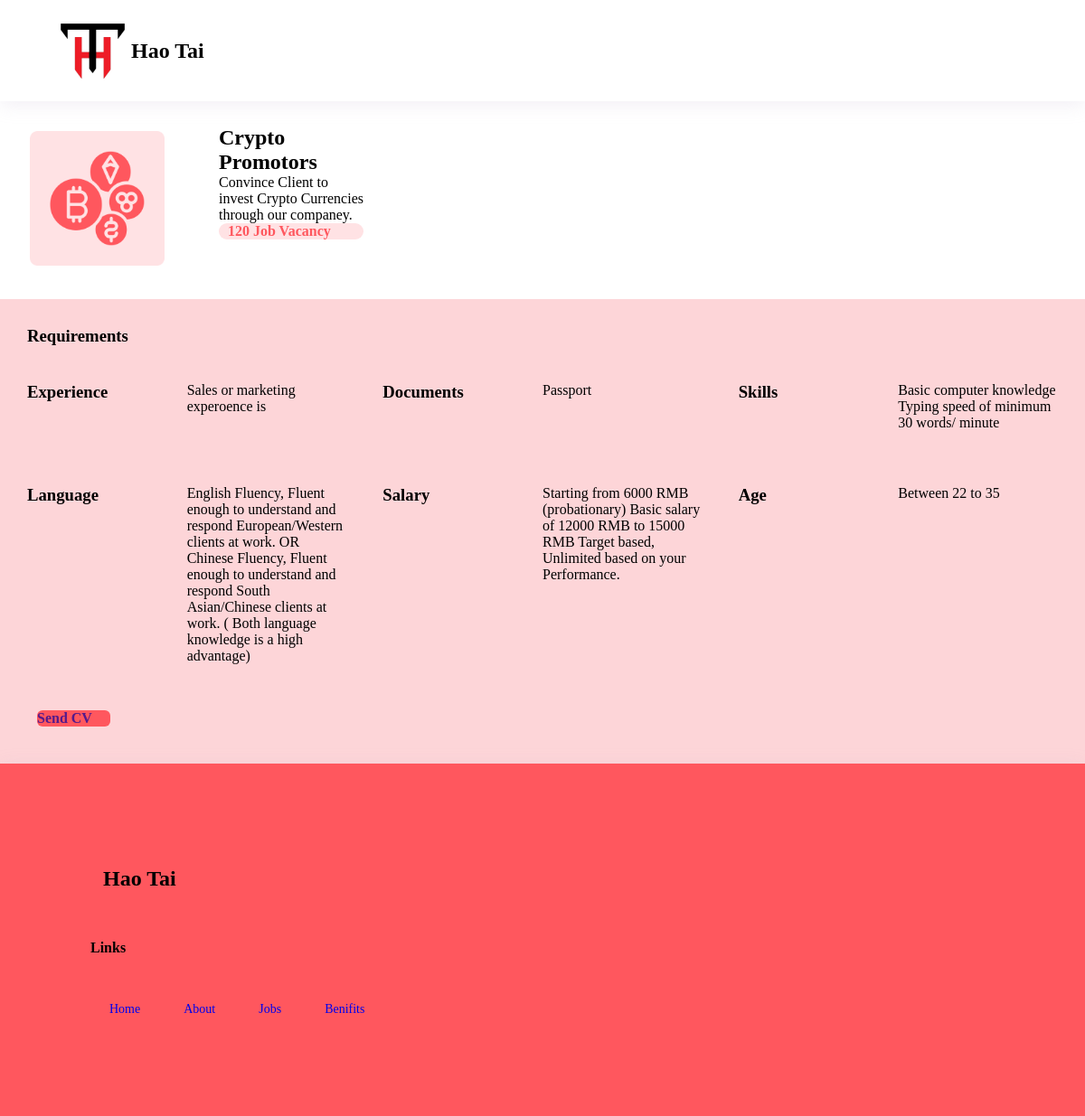
Page /benefits/1 on the committed database.
### home/models.py (models this page shows)
class Jobsection(models.Model):
    images = models.ImageField(upload_to='Jobsection')
    title = models.CharField(max_length=200)
    descreption = models.TextField()
    vaccency = models.IntegerField()
    experience = models.TextField()
    document = models.TextField()
    skill = models.TextField()
    language = models.TextField()
    salary = models.TextField()
    age = models.TextField()
    Categories = models.ForeignKey('Categories', on_delete=models.CASCADE, related_name='jobs')
    def __str__(self):
        return self.title

### home/views.py (the view)
# urls.py: path('benefits/<int:id>', views.benefits,name = "benefits"),
def benefits(request,id):
    sect = Jobsection.objects.get(id=id)
    print(sect)
    context = {
        'sect':sect
    }
    return render(request, 'benefits.html',context)

### templates/benefits.html (shortened to what this page needs)
{%extends 'base.html'%}
{%load static%}
{%block content%}
    <section class="cateframes">
        <div class="box1">
            <div class="boximg">
                <img src={{sect.images.url}} alt="">
            </div>
             <div class="box0">
                 <h2 class="crypton">{{sect.title}}</h2>
                 <p>{{sect.descreption}}</p>
                 <a href="#"><h4 class="cl">{{sect.vaccency}} Job Vacancy</h4></a>
             </div>
        </div>
    </section>
    <section class="boxthree">
        <div class="benefits1">
            <h3>Requirements</h3>
        </div>
        <div class="boxthreefull">
            <div class="beforearrival">
                <div><h3>Experience</h3></div>
                <div>
                    <ul>
                        <li>{{sect.experience}}</li>
                    </ul>
                </div>
            </div>
            <div class="beforearrival">
                <div> <h3> Documents</h3> </div>
                <div>
                    <ul>
                        <li>{{sect.document}}</li>
                    </ul>
                </div>
            </div>
            <div class="beforearrival">
                <div> <h3>Skills</h3></div>
                <div>
                    <ul>
                        <li>{{sect.skill}}</li>
                    </ul>
                </div>
            </div>
        </div>
    </section>
    <section class="boxthree">
    <div class="boxthreefull">
        <div class="beforearrival">
            <div><h3>Language</h3></div>
            <div>
                <ul>
                    <li>{{sect.language}}</li>
                </ul>
            </div>
        </div>
        <div class="beforearrival">
            <div> <h3> Salary</h3> </div>
            <div>
                <ul>
                    <li>{{sect.salary}}</li>
                </ul>
            </div>
        </div>
        <div class="beforearrival">
            <div> <h3>Age</h3></div>
            <div>
                <ul>
                    <li>Between 22 to 35</li>
                </ul>
            </div>
        </div>
        <a href="" ><h4 class="sendcv"><b> Send CV </b></h4></a>
    </div>
    </section>
    {%endblock%}

### static/style.css (style rules this page uses)
* { margin: 0; padding: 0; }
a { text-decoration: none; }
.cateframes { display: grid; grid-template-columns: repeat(3 ,2fr); }
.cl { background: #FFE2E4; border-radius: 43px; width: 150px; color: #FF575E; padding-left:10px }
.boxthree { display: grid; background-color: #fdd5d8; padding: 86px; }
.benefits1 { margin: 10px; padding: 10px; }
.beforearrival { margin: 10px; padding: 10px; display: grid; grid-template-columns: repeat(2,1fr); }
.boxthreefull { display: grid; grid-template-columns: repeat(3,1fr); }
.beforearrival ul { list-style-image: url(./images/check.png); }
@media screen and (max-width:1880px) { .cateframes { width: 220px; } }

### static/job.css (style rules this page uses)
* { margin: 0; padding: 0; }
a { text-decoration: none; }
ul,li { list-style: none; }
.cateframes { display: grid; grid-template-columns: repeat(3 ,2fr); }
.cl { background: #FFE2E4; border-radius: 43px; width: 150px; color: #FF575E; padding-left:10px }

### static/about.css (style rules this page uses)
* { margin: 0; padding: 0; }
a { text-decoration: none; }
ul,li { list-style: none; }

### static/crypto.css (style rules this page uses)
* { margin: 0; padding: 0; }
a { text-decoration: none; }
ul,li { list-style: none; }
.box1 { display: grid; grid-template-columns: repeat(3,1fr); }
.cl { background: #FFE2E4; border-radius: 43px; width: 150px; color: #FF575E; padding-left:10px }
.sendcv { background-color: #FF575E; border-radius: 6px; width: 81px; margin: 31px; }
.box1 { display: flex; }
.box0 { margin: 26px; padding: 1px; }
.cl { width: 150px; color: #FF575E; padding-left:10px }
.boxthree { display: grid;; padding: 10px; }
.benefits1 { margin: 10px; padding: 10px; }
.beforearrival { margin: 10px; padding: 10px; }
.boxthreefull { display: grid; grid-template-columns: repeat(3,1fr); }
.boximg img { width: 149px; }
.boximg { margin: 33px; }

### rows in the picture
Jobsection: images (picture), title "Crypto Promotors", descreption "Convince Client to invest Crypto Currencies through our companey.", vaccency "120", experience "Sales or marketing experoence is", document "Passport", skill "Basic computer knowledge Typing speed of minimum 30 words/ minute", language "English Fluency, Fluent enough to understand and respond European/Western clients at work. OR Chinese Fluency, Fluent enough to understand and respond South Asian/Chinese clients at work. ( Both language knowledge is a high advantage)", salary "Starting from 6000 RMB (probationary) Basic salary of 12000 RMB to 15000 RMB Target based, Unlimited based on your Performance."
